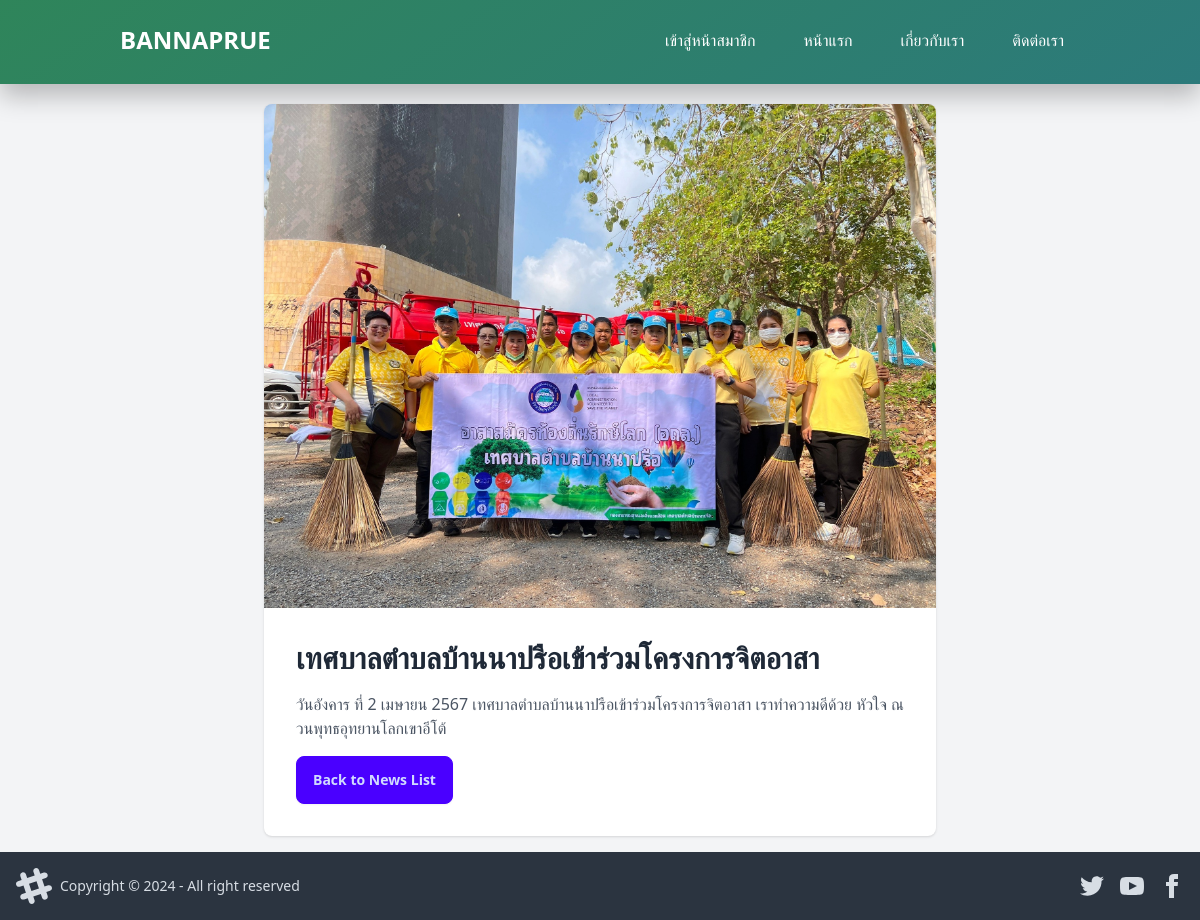
The page /news_detail.php?id=18 on the database its author committed.
### tables this page shows
CREATE TABLE `news` (
  `id` int(11) NOT NULL,
  `title` varchar(255) NOT NULL,
  `description` text NOT NULL,
  `images` text NOT NULL,
  `created_at` timestamp NOT NULL DEFAULT current_timestamp()
);

### news_detail.php (the view, shortened to what this page needs)
<?php
require_once 'config/conn.php';
if (isset($_GET['id']) && !empty($_GET['id'])) {
    $newsId = $_GET['id'];
    $stmt = $conn->prepare("SELECT * FROM news WHERE id = ?");
    $stmt->execute([$newsId]);
    $newsItem = $stmt->fetch(PDO::FETCH_ASSOC);
} else {
    echo "ID ข่าวไม่ถูกต้อง";
    exit;
}
?>
<!DOCTYPE html>
<html lang="en">
<head>
    <link href="https://cdn.jsdelivr.net/npm/daisyui@4.9.0/dist/full.min.css" rel="stylesheet" type="text/css" />
   <script src="https://cdn.tailwindcss.com"></script>
</head>
<body class="bg-gray-100 font-inter">
    <?php include_once('header.php'); ?>
    <div class="container mx-auto px-4 py-4">
        <div class="bg-white rounded-lg shadow overflow-hidden max-w-2xl mx-auto">
            <img src="../Bannaprue//uploads<?php echo htmlspecialchars($newsItem['images']); ?>" alt="News Image" class="w-full h-auto">
            <div class="p-8">
                <h1 class="text-3xl font-bold mb-4"><?php echo htmlspecialchars($newsItem['title']); ?></h1>
                <p class="text-gray-600 mb-4"><?php echo nl2br(htmlspecialchars($newsItem['description'])); ?></p>
                <a href="index.php" class="btn btn-primary">Back to News List</a>
            </div>
        </div>
    </div>
</body>
<?php
   include_once('footer.php')
   ?>
</html>

### rows shown on the page
news: images (picture), title "เทศบาลตำบลบ้านนาปรือเข้าร่วมโครงการจิตอาสา", description "วันอังคาร ที่ 2 เมษายน 2567 เทศบาลตำบลบ้านนาปรือเข้าร่วมโครงการจิตอาสา เราทำความดีด้วย หัวใจ ณ วนพุทธอุทยานโลกเขาอีโต้"
